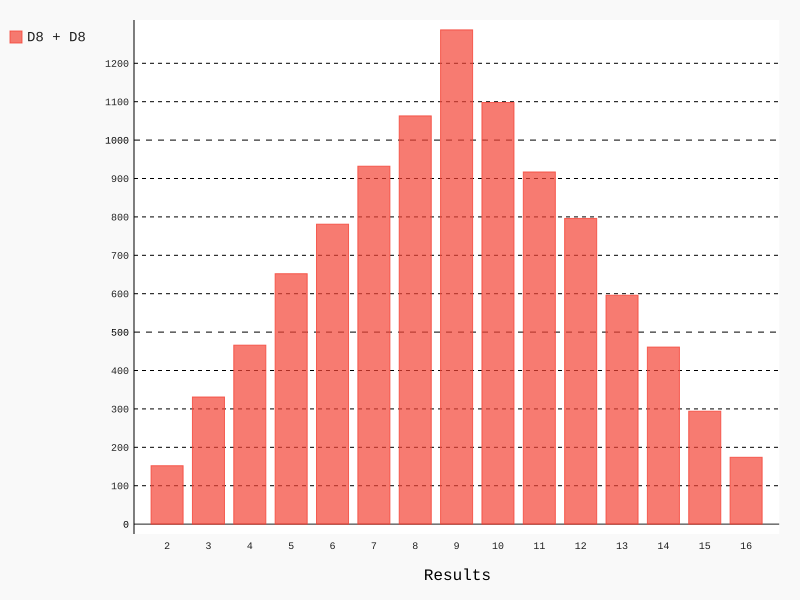

Python code for this plot:
import pygal as pg
from die import Die

#Rolling two eight slided dice.
die = Die(8)
die_2 = Die(8)

results = []
for roll_num in range(10000):
    result = die.roll() + die_2.roll()
    results.append(result)

frequencies = []
max_result = die.num_sides + die_2.num_sides
for value in range(2, max_result+1):
    frequency = results.count(value)
    frequencies.append(frequency)

hist = pg.Bar()

hist._title = "Results of rolling on two d8 10000 times."
hist.x_labels = [str(x) for x in range(2, max_result+1)]
hist.x_title = "Results"
hist._y_title = "Count/Frequency of Results"

hist.add('D8 + D8', frequencies)
hist.render_to_file("two_dice_visual.svg")
